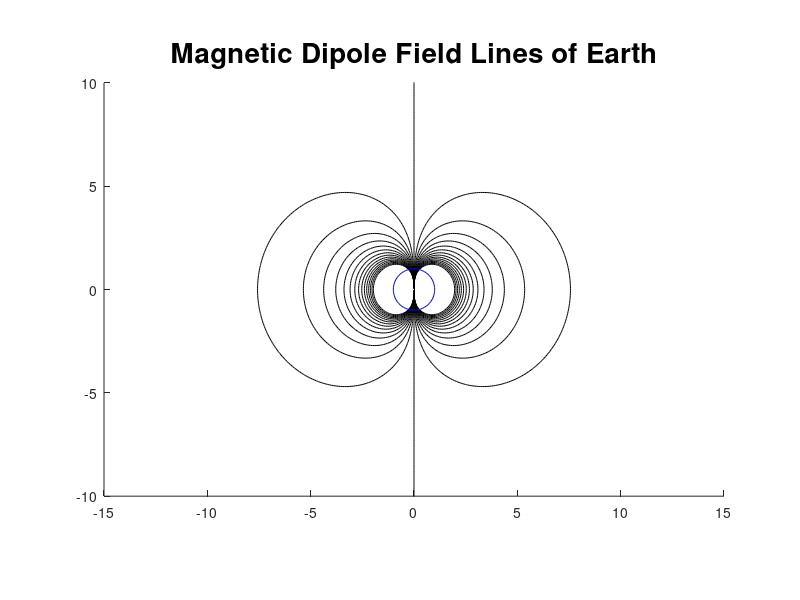
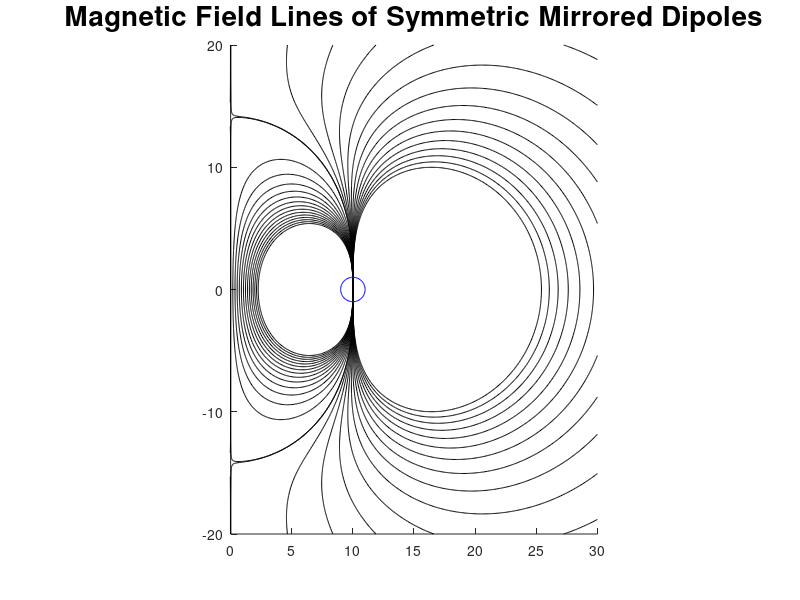

MATLAB code for these plots, in order:
clc;clear;close all;
xm=15; ym=10; 
x=linspace(-xm,2*xm,500);
y=linspace(-2*ym,2*ym,500);
[X,Y]=meshgrid(x,y);

% Avoid division by zero at the origin
X(X==0)=1e-6;
Y(Y==0)=1e-6;

%% Figure 1: Magnetic dipole field
figure;
xlim([-xm xm]); ylim([-ym ym]);
hold on;

% Plot field lines of a single dipole centered at origin
for jj=75:1:105
    theta=jj*pi/180;
    x0=cos(theta);
    y0=sin(theta);
    U0=x0/(x0^2+y0^2)^1.5;  % reference potential for field line
    r=sqrt(X.^2+Y.^2);
    U=X./r.^3;  % magnetic field line equation for dipole
    contour(X,Y,U,[U0 U0],'LineColor','k');
end

% Draw the central dipole as a circle
rectangle('Position', [0-1, 0-1, 2, 2], 'Curvature', [1, 1], ...
    'EdgeColor', 'b', 'FaceColor', 'w');

title('Magnetic Dipole Field Lines of Earth','FontSize',20);
axis equal;
axis([-xm xm -ym ym]);

%% Figure 2: Two symmetric dipoles (mirror image)
figure;
xlim([0 2*xm]); ylim([-2*ym 2*ym]);
hold on;

% Calculate combined potential from dipoles at x = ±10
r1=sqrt((X+10).^2+Y.^2);
r2=sqrt((X-10).^2+Y.^2);
U=(X+10)./r1.^3+(X-10)./r2.^3;

% Contour levels for visualizing field lines
neg_levels=linspace(-1e-2,-1e-6,15);
pos_levels=linspace(1e-6,5e-3,15);
contour(X,Y,U,[neg_levels pos_levels],'LineWidth',0.7,'LineColor','k');

% Draw the Earth dipole as a circle
rectangle('Position', [10-1, 0-1, 2, 2], 'Curvature', [1, 1], ...
          'EdgeColor', 'b', 'FaceColor', 'w');

title('Magnetic Field Lines of Symmetric Mirrored Dipoles', 'FontSize', 20);
axis equal;
axis([0 2*xm -2*ym 2*ym]);
